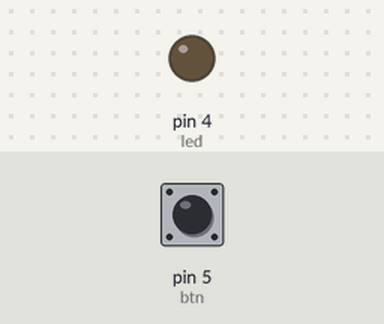
The sketch below on a simulated Arduino Uno, built with avr-gcc and run on an emulated ATmega328P. Shown: output pins drawn as LEDs (lit = HIGH). The inputs (shaded band) are chosen by the test bench; at power-on: pin 5 (btn) LOW.

Above: at 1.2 s.
1.3 s: pin 5 (btn) pulled HIGH for 0.15 s
At 1.37 s:
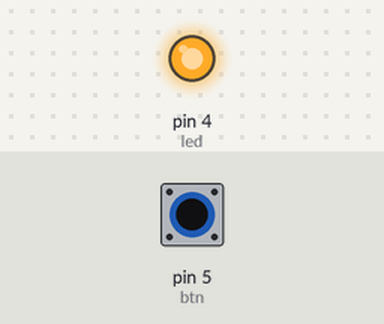
2.9 s: pin 5 (btn) pulled HIGH for 3.2 s
At 7.4 s:
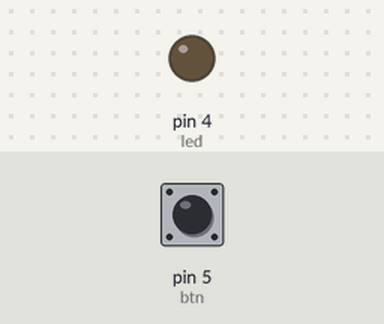
Timing chart, 0 to 8.9 s (numbered marks = the images above; inputs shaded):
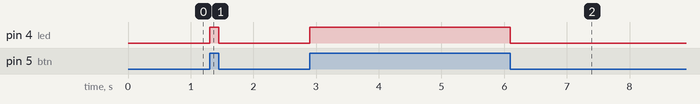

Measured:
- after the input at 1.3 s, pin 4 (led): LOW → HIGH at once, → LOW 0.15 s later
- after the input at 2.9 s, pin 4 (led): LOW → HIGH at once, → LOW 3.2 s later

The sketch:

btnlamp.ino
```cpp
int led=4;
int btn=5;
int btndrm;

void setup() {
  pinMode(led,OUTPUT);
  pinMode(btn,INPUT);
}

void loop() {
 btndrm=digitalRead(btn);
 if(btndrm==HIGH){
 digitalWrite(led,HIGH);
 }else{
 digitalWrite(led,LOW);
 }
}
```
